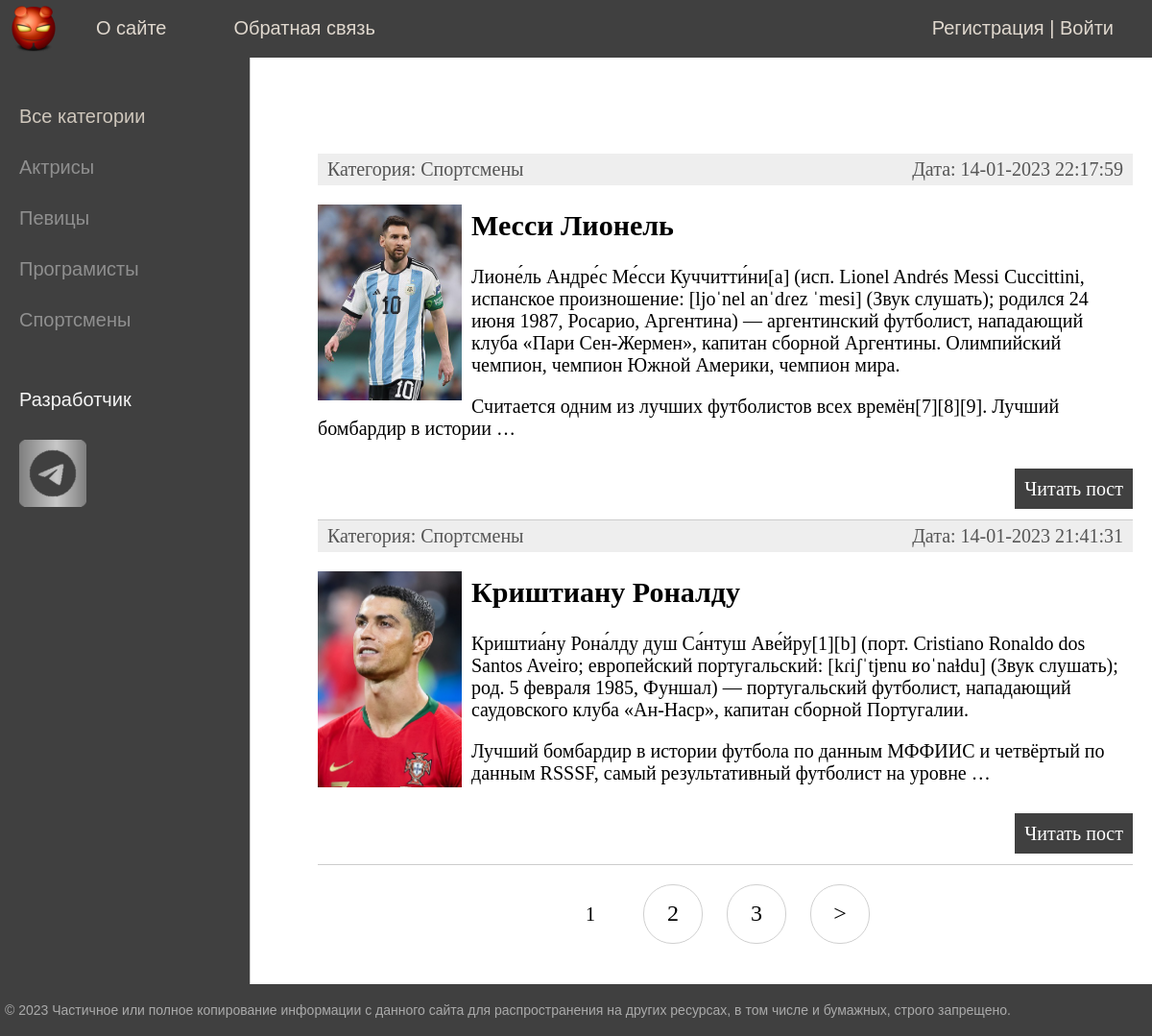
The page / on the database its author committed.
### Yot/models.py (models this page shows, shortened)
class Category(models.Model):
    name = models.CharField(max_length=100, db_index=True, verbose_name='Категория')
    slug = models.SlugField(max_length=255, unique=True, db_index=True, verbose_name="URL")
    def __str__(self):
        return self.name
    def get_absolute_url(self):
        return reverse('category', kwargs={'cat_slug': self.slug})
    class Meta:
        verbose_name='Категория'
        verbose_name_plural = 'Категории'
        ordering = ['id']

class tablica(models.Model):
    title = models.CharField(max_length=255, verbose_name='Заголовок')
    slug = models.SlugField(max_length=255, unique=True, db_index=True, verbose_name="URL")
    content = models.TextField(blank=True, verbose_name='Текст Статьи') #TextField текстовый файл, blank=True параметр обозначает что поле может быть пустым!
    photo = models.ImageField(upload_to="photos/%Y/%m/%d/", verbose_name='Фото') #фото будет хранить ссылку на нашу фотографию, upload_to Говорит в какой каталог и какие под каталоги будут добавлятся фото!
    time_create = models.DateTimeField(auto_now_add=True, verbose_name='Время создания') # Время создания статьи
    time_update = models.DateTimeField(auto_now=True, verbose_name='Время изменения') # время последнего его редактирования
    is_published = models.BooleanField(default=True, verbose_name='Публикация')
    cat = models.ForeignKey('Category', on_delete=models.PROTECT, verbose_name='Категории')
    def get_absolute_url(self):
        return reverse('post', kwargs={'post_slug': self.slug})
    class Meta:
        verbose_name = 'Знаменитые люди'
        verbose_name_plural = 'Знаменитые люди'
        ordering = ['id']

### Yot/views.py (the view)
# urls.py: path('', tablicaHome.as_view(), name='home'),
class tablicaHome(Datamixin, ListView):
    model = tablica
    template_name = 'Yot/index.html'
    context_object_name = 'posts'
    def get_context_data(self, *, object_list=None, **kwargs):
        context = super().get_context_data(**kwargs)
        c_def = self.get_user_context(title="Главная страница")
        return dict(list(context.items()) + list(c_def.items()))
    def get_queryset(self):
        return tablica.objects.filter(is_published=True).select_related('cat')

### Yot/utils.py (called while the page is built)
        def get_user_context(self, **kwargs):
                context = kwargs
                cats = cache.get('cats')
                if not cats:
                        cats = Category.objects.annotate(Count('tablica'))
                        cache.set('cats', cats, 60)
                user_menu = menu.copy()
                if not self.request.user.is_authenticated: # исключаем  не авторизированым пользователем!
                        user_menu.pop(1)
                context['menu'] = user_menu
                context['cats'] = cats
                if 'cat_selected' not in context:
                        context['cat_selected'] = 0
                return context

### Yot/templates/Yot/index.html (shortened to what this page needs)
{% extends 'Yot/base.html' %}
{% block content %}
<ul class="list-articles">
	{% for p in posts %}
			<li><div class="article-panel">
	<p class="first">Категория: {{p.cat}}</p>
	<p class="last">Дата: {{p.time_update|date:"d-m-Y H:i:s"}}</p>
</div>
{% if p.photo %}
	<p><img class = "img-article-left thumb" src="{{p.photo.url}}"></p>
{% endif %}
				<h2>{{p.title}}</h2>
	{% autoescape on %}
	{{p.content|linebreaks|truncatewords:50}}
	{% endautoescape %}
			<p class="link-read-post"><a href="{{ p.get_absolute_url }}">Читать пост</a></p>
			</li>
	{% endfor %}
</ul>
{% endblock %}

### Yot/templates/Yot/base.html (shortened to what this page needs)
{% load static %}
{% load Yot_tags %}
<!DOCTYPE html>
<html>
<head>
	<link type="text/css" href="{% static 'Yot/css/styles.css' %}" rel="stylesheet" />
</head>
<body>
<table class="table-page" border=0 cellpadding="0" cellspacing="0">
<tr><td valign=top>
{% block mainmenu %}
		<div class="header">
			<ul id="mainmenu" class="mainmenu">
			<li class="logo"><a href="{% url 'home' %}"><div class="logo"></div></a></li>
{% for m in menu %}
			<li><a href="{% url m.url_name %}">{{m.title}}</a></li>
{% endfor %}
			{% if request.user.is_authenticated %}
			<li class="last"> User: {{ user.username }} | <a href="{% url 'logout' %}">Выйти</a></li>
			{% else %}
			<li class="last"><a href="{% url 'register' %}">Регистрация</a> | <a href="{% url 'login' %}">Войти</a></li>
			{% endif %}
			</ul>
		</div>
{% endblock mainmenu %}
<table class="table-content" border=0 cellpadding="0" cellspacing="0">
<tr>
	<td valign="top" class="left-chapters">
	<ul id="leftchapters">
{% if cat_selected == 0 %}
		<li class="selected">Все категории</li>
{% else %}
		<li><a href="{% url 'home' %}">Все категории</a></li>
{% endif %}
{% for c in cats %}
{% if c.tablica__count > 0 %}
		{% if c.pk == cat_selected %}
			<li class="selected">{{c.name}}</li>
		{% else %}
			<li><a href="{{ c.get_absolute_url }}">{{c.name}}</a></li>
		{% endif %}
{% endif %}
{% endfor %}
		<li class="share">
		<p>Разработчик</p>
		<a class="share-yt" href="https://t.me/KorostikDima" target="_blank" rel="nofollow"></a>
		</li>
	</ul>
</td>
<td valign="top" class="content">
	<div class="content-text">
{% block content %}
{% endblock %}
{% if page_obj.has_other_pages %}
<nav class="list-pages">
		<ul>
			{% for p in paginator.page_range %}
			{% if page_obj.number == p %}
			<li class="page-num page-num-selected">{{ p }}</li>
			{% elif p >= page_obj.number|add:-2 and p <= page_obj.number|add:2 %}
			<li class="page-num">
				<a href="?page={{ p }}">{{ p }}</a>
			</li>
			{% endif %}
			{% endfor %}
{% if page_obj.has_next %}
<li class="page-num">
	<a href="?page={{ page_obj.next_page_number }}">&gt;</a>
</li>
{% endif %}
		</ul>
</nav>
{% endif %}
	</div>
</td></tr></table>
</td></tr>
<tr><td valign=top>
	<div id="footer">
		<p>&copy; 2023 Частичное или полное копирование информации с данного сайта для распространения на других ресурсах, в том числе и бумажных, строго запрещено.</p>
	</div>
</td></tr></table>
</body>
</html>

### Yot/static/Yot/css/styles.css (style rules this page uses)
html, body { font-family: 'Arial'; margin: 0; padding: 0; height: 100%; width: 100%; color: #444; }
a { color: #0059b2; text-decoration: none; }
img { max-width: 600px; height: auto; }
img.img-article-left { max-width: 300px; height: auto; float: left; padding: 0 10px 10px 0; }
img.img-article-left.thumb { max-width: 150px; height: auto; }
p.link-read-post { text-align: right; }
p.link-read-post a { padding: 10px; min-width: 100px; background: #404040; color: #fff; text-decoration: none; }
div.article-panel { background: #eee; padding: 5px 10px 5px 10px; box-sizing border-box; overflow: hidden; color: #555; }
div.article-panel p.first { margin: 0; float: left; }
div.article-panel p.last { margin: 0; float: right; }
ul.list-articles { list-style: none; margin: 0; padding: 0; }
ul.list-articles li { border-bottom: 1px solid #ccc; }
.table-page { width: 100%; height: 100%; vertical-align: top; }
.table-page tr { height: 100%; }
.header { background: #404040; height: 60px; }
.logo { background: url('../images/logo.png') no-repeat 10px 5px; width: 70px; height: 60px; }
ul.mainmenu { list-style: none; margin: 0; padding: 0; height: 60px; color: #e0d8ce; font-size: 20px; overflow: hidden; }
ul.mainmenu li { float: left; margin: 18px 40px 0 30px; }
ul.mainmenu li.logo { margin: 0; }
ul.mainmenu li.last { float: right; }
ul.mainmenu li a { color: #e0d8ce; text-decoration: none; }
.table-content { width: 100%; min-height: 100%; height: 100%; }
.left-chapters { margin: 0; background: #404040; border-right: 1px solid #ccc; min-height: 100%; }
.left-chapters ul { width: 230px; min-height: 100%; margin: 0; padding: 20px 10px 10px 20px; list-style: none; font-size: 20px; }
.left-chapters ul li { margin: 30px 0 0 0; color: #f5f5f5; }
.left-chapters ul li.selected { color: #cfc7bc; }
.left-chapters ul li a { color: #8f8f8f; text-decoration: none; }
.left-chapters ul li.share { margin: 60px 0 0 0; }
.left-chapters ul li.share p { margin: 30px 0 30px 0; }
.left-chapters ul li.share a { display: inline-block; width: 40px; height: 40px; margin: 0 20px 0 0; }
.left-chapters ul li.share a.share-yt { width: 35%; height: 70px; background: url('../images/share_yt.png') no-repeat 0 0 }
.content { padding: 40px 20px 20px 40px; width: 100%; box-sizing: border-box; }
.content-text { margin: 60px 0 0 30px; color: #000; font-size: 20px; font-family: Yandex Sans Display Light; }
#footer { box-sizing: border-box; background: #404040; padding: 5px; color: #aaa; font-size: 14px; font-family: Verdana, Geneva, Arial, Helvetica; text-align: left; overflow: hidden; }
.list-pages { text-align: center; margin: 0 0 20px 0; }
.list-pages ul { margin: 20px 0 0 0; padding: 0; list-style: none; }
.list-pages ul li { display: inline-block; margin: 0 20px 0 0; }
.list-pages a { color: #000; font-size: 24px; text-decoration: none; }
.list-pages .page-num, .page-num-selected { display: inline-block; width: 60px; height: 44px; padding: 16px 0 0 0; border: 1px solid #d0d0d0; border-radius: 30px; }
.list-pages .page-num-selected { border: none; color: #000; font-size: 20px; }

### rows shown on the page
Category: name "Актрисы"
Category: name "Певицы"
Category: name "Програмисты"
Category: name "Спортсмены"
tablica: cat "Спортсмены", time_update "14-01-2023 22:17:59", photo (picture), title "Месси Лионель", content "Лионе́ль Андре́с Ме́сси Куччитти́ни[a] (исп. Lionel Andrés Messi Cuccittini, испанское произношение: [ljoˈnel anˈdɾez ˈmesi] (Звук слушать); родился 24 июня 1987, Росарио, Аргентина) — аргентинский футболист, нападающий клуба «Пари Сен-Жермен», капитан сборной Аргентины. Олимпийский чемпион, чемпион Южной Америки, чемпион мира. Считается одним из лучших футболистов всех времён[7][8][9]. Лучший бомбардир в истории …"
tablica: cat "Спортсмены", time_update "14-01-2023 21:41:31", photo (picture), title "Криштиану Роналду", content "Криштиа́ну Рона́лду душ Са́нтуш Аве́йру[1][b] (порт. Cristiano Ronaldo dos Santos Aveiro; европейский португальский: [kɾiʃˈtjɐnu ʁoˈnaɫdu] (Звук слушать); род. 5 февраля 1985, Фуншал) — португальский футболист, нападающий саудовского клуба «Ан-Наср», капитан сборной Португалии. Лучший бомбардир в истории футбола по данным МФФИИС и четвёртый по данным RSSSF, самый результативный футболист на уровне …"

### other values the page prints
{{ m.title }} "О сайте" "Обратная связь"
{{ p }} "1"
{{ p }} "2" "3"
